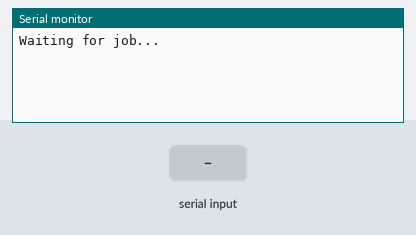
The sketch below on a simulated Arduino Uno, built with avr-gcc and run on an emulated ATmega328P. Parts: the last lines printed to the serial monitor. The test bench sets the inputs (shaded band).

Above: at 1.2 s.
1.3 s: "90,45\n" received over Serial
At 2.3 s:
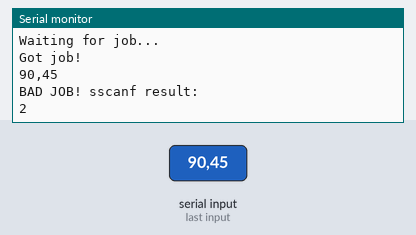
2.8 s: "30,150\n" received over Serial
At 3.5 s:
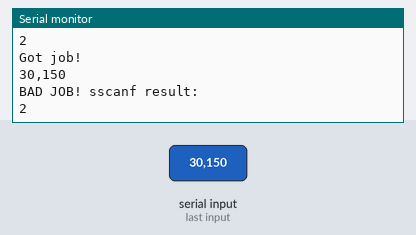

The sketch:

ald_job_parser.ino
```cpp
// command_parser.ino
// This interprets command-line arguments as "jobs" for the ALD.
// CMU Hacker Fab 2025
// Joel Gonzalez

// set temperature setpoints for heating elements
int temp_sp1 = 0;
int temp_sp2 = 0;
int temp_sp3 = 0;
int temp_sp4 = 0;

unsigned int num_pulse1 = 0; // number of pulses for ald valve 1
unsigned long pulse_time1 = 0; // Interval for toggling the pin (in milliseconds)

unsigned int num_pulse2 = 0; // number of pulses for ald valve 2
unsigned long pulse_time2 = 0; // Interval for toggling the pin (in milliseconds)

unsigned int num_pulse3 = 0; // number of pulses for ald valve 3
unsigned long pulse_time3 = 0; // Interval for toggling the pin (in milliseconds)

void setup()
{
  Serial.begin(9600);
  Serial.println("Waiting for job...");
}

void loop()
{
  // ALD job is defined as:
  // Number of pulses for each valve (whole number)
  // Duration of pulses for each valve (milliseconds)
  // Temperature set points for each heating element (celsius)

  // An example command looks like the following:
  // "8,500,12,200,4,1200,300,180,120,250"
  // This would mean:
  // Eight 500ms pulses for ALD valve 1.
  // Twelve 200ms pulses for ALD valve 2.
  // Four 1200ms pulses for ALD valve 3.
  // (IMPORTANT! The pulses will continue one after another,
  // so we will see valve 1 -> valve 2 -> valve 3 with purging in between each.)
  // Then, thermocouple 1 is set at 300C. TC2 at 180C. TC3 at 120C. And TC4 at 250C.
  // Note that a job must have data for every field.

  int JOB_IN_PROGRESS = 0;

  // job parsing code
  if ((Serial.available() > 0) && (!JOB_IN_PROGRESS))
  {
    Serial.println("Got job!");
    char s[100] = {0};
    String inputString = Serial.readStringUntil('\n'); // Read until newline character
    strcpy(s, inputString.c_str());

    // s = "8,500,12,200,4,1200,300,180,120,250"; // example job

    Serial.println(s);
    int result = sscanf(s, "%u,%lu,%u,%lu,%u,%lu,%d,%d,%d,%d", &num_pulse1, &pulse_time1, &num_pulse2, &pulse_time2, &num_pulse3, &pulse_time3, &temp_sp1, &temp_sp2, &temp_sp3, &temp_sp4);

    // unable to parse command-line input properly
    if (result != 10)
    {
      Serial.println("BAD JOB! sscanf result: ");
      Serial.println(result);
      return;
    } else {
      Serial.println("Starting job!");
      JOB_IN_PROGRESS = 1;
    }
  }

}
```

Measured:
- after the input at 1.3 s, the serial monitor: prints a new line at once (image 1)
- after the input at 2.8 s, the serial monitor: prints a new line at once (image 2)
